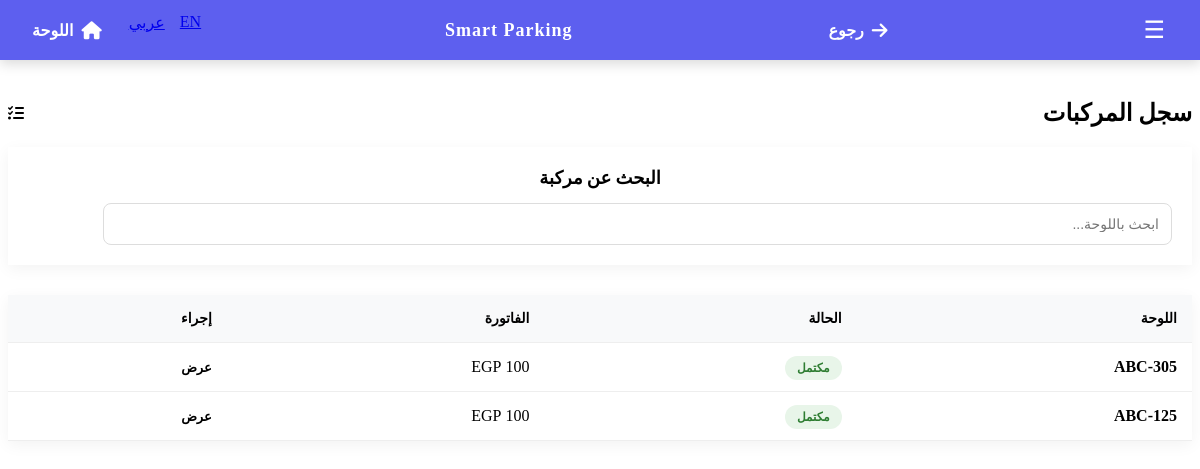
Page /history.php (signed in) on the committed database.
### tables this page shows
CREATE TABLE `parking_history` (
  `id` int(11) NOT NULL AUTO_INCREMENT,
  `user_id` int(11) DEFAULT NULL,
  `car_id` int(11) DEFAULT NULL,
  `plate_number` varchar(50) NOT NULL,
  `slot_id` varchar(20) NOT NULL,
  `entry_time` datetime NOT NULL,
  `exit_time` datetime DEFAULT NULL,
  `total_fee` decimal(10,2) DEFAULT 0.00,
  `qr_code_path` varchar(255) DEFAULT NULL,
  `status` varchar(50) DEFAULT 'completed',
  `cost` decimal(10,2) DEFAULT 0.00,
  PRIMARY KEY (`id`)
);

### includes/parking_backend.php (called while the page is built, shortened)
<?php
function parking_column_exists(mysqli $conn, $tableName, $columnName) {
    $safeTable = $conn->real_escape_string($tableName);
    $safeColumn = $conn->real_escape_string($columnName);
    $result = $conn->query("SHOW COLUMNS FROM `{$safeTable}` LIKE '{$safeColumn}'");
    return $result && $result->num_rows > 0;
}
function parking_history_slot_column(mysqli $conn) {
    return parking_column_exists($conn, 'parking_history', 'slot_id') ? 'slot_id' : 'slot_label';
}
function parking_history_amount_column(mysqli $conn) {
    if (parking_column_exists($conn, 'parking_history', 'cost')) {
        return 'cost';
    }
    return null;
}

### history.php (the view, shortened to what this page needs)
<?php
require_once 'header.php';
require_once __DIR__ . '/config.php';
$search = $_GET['search'] ?? '';
$where = "WHERE 1=1 ";
if (!isset($_SESSION['role']) || $_SESSION['role'] !== 'admin') {
    $where .= " AND user_id = " . intval($_SESSION['user_id'] ?? 0);
}
$history_slot_column = parking_history_slot_column($conn);
$history_amount_column = parking_history_amount_column($conn);
$history_amount_sql = $history_amount_column ? "{$history_amount_column} AS cost" : "NULL AS cost";
$history_query = "SELECT id, plate_number, {$history_slot_column} AS slot_id, entry_time, exit_time, {$history_amount_sql} FROM parking_history $where ORDER BY entry_time DESC LIMIT 20";
$history_result = $conn->query($history_query);
?>
<!DOCTYPE html>
<html lang="<?php echo $current_lang; ?>" dir="<?php echo $dir; ?>">
<head>
</head>
<body>
<?php include 'navbar.php'; ?>
<div class="figma-container">
    <div class="log-header">
        <h2 class="serif-font"><?php echo ($current_lang == 'ar' ? 'سجل المركبات' : 'Vehicle Log'); ?></h2>
        <i class="fa-solid fa-list-check"></i>
    </div>
    <div class="search-container">
        <h3><?php echo ($current_lang == 'ar' ? 'البحث عن مركبة' : 'Search for Vehicle'); ?></h3>
        <form class="search-form" method="GET">
            <input type="text" name="search" class="search-input" placeholder="<?php echo ($current_lang == 'ar' ? 'ابحث باللوحة...' : 'Search by plate...'); ?>" value="<?php echo htmlspecialchars($search); ?>">
            <button type="submit" class="search-btn"><?php echo ($current_lang == 'ar' ? 'بحث' : 'Search'); ?></button>
        </form>
    </div>
    <div class="log-table-container">
        <table>
            <thead>
                <tr>
                    <th><?php echo ($current_lang == 'ar' ? 'اللوحة' : 'Plate'); ?></th>
                    <th><?php echo ($current_lang == 'ar' ? 'الحالة' : 'Status'); ?></th>
                    <th><?php echo ($current_lang == 'ar' ? 'الفاتورة' : 'Invoice'); ?></th>
                    <th><?php echo ($current_lang == 'ar' ? 'إجراء' : 'Action'); ?></th>
                </tr>
            </thead>
            <tbody>
                <?php if ($history_result && $history_result->num_rows > 0): ?>
                    <?php while($row = $history_result->fetch_assoc()): ?>
                        <tr>
                            <td><strong><?php echo htmlspecialchars($row['plate_number']); ?></strong></td>
                            <td>
                                <span class="status-badge <?php echo $row['exit_time'] ? 'status-completed' : 'status-active'; ?>">
                                    <?php echo $row['exit_time'] ? ($current_lang == 'ar' ? 'مكتمل' : 'Completed') : ($current_lang == 'ar' ? 'نشط' : 'Active'); ?>
                                </span>
                            </td>
                            <td><?php echo number_format((float) ($row['cost'] ?? 0), 0); ?> EGP</td>
                            <td>
                                <a href="ticket.php?guid=<?php echo urlencode($row['qr_code_path'] ?? ''); ?>" class="action-link">
                                    <?php echo ($current_lang == 'ar' ? 'عرض' : 'View'); ?>
                                </a>
                            </td>
                        </tr>
                    <?php endwhile; ?>
                <?php endif; ?>
            </tbody>
        </table>
    </div>
</div>
</body>
</html>

### assets/css/style.css (style rules this page uses)
body { padding-top: 70px !important; }

### rows in the picture
parking_history: plate_number "ABC-305", shows "مكتمل"
parking_history: plate_number "ABC-125", shows "مكتمل"
